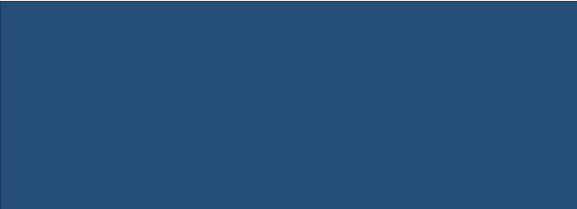
<?xml version="1.0" encoding="UTF-8"?>
<ui version="4.0">
 <class>DisplayTable</class>
 <widget class="QDialog" name="DisplayTable">
  <property name="geometry">
   <rect>
    <x>0</x>
    <y>0</y>
    <width>577</width>
    <height>209</height>
   </rect>
  </property>
  <property name="windowTitle">
   <string>Dialog</string>
  </property>
  <widget class="QTableWidget" name="tableWidget">
   <property name="geometry">
    <rect>
     <x>0</x>
     <y>1</y>
     <width>581</width>
     <height>211</height>
    </rect>
   </property>
   <property name="styleSheet">
    <string notr="true">background-color: #264F78;</string>
   </property>
  </widget>
 </widget>
 <resources/>
 <connections/>
</ui>
